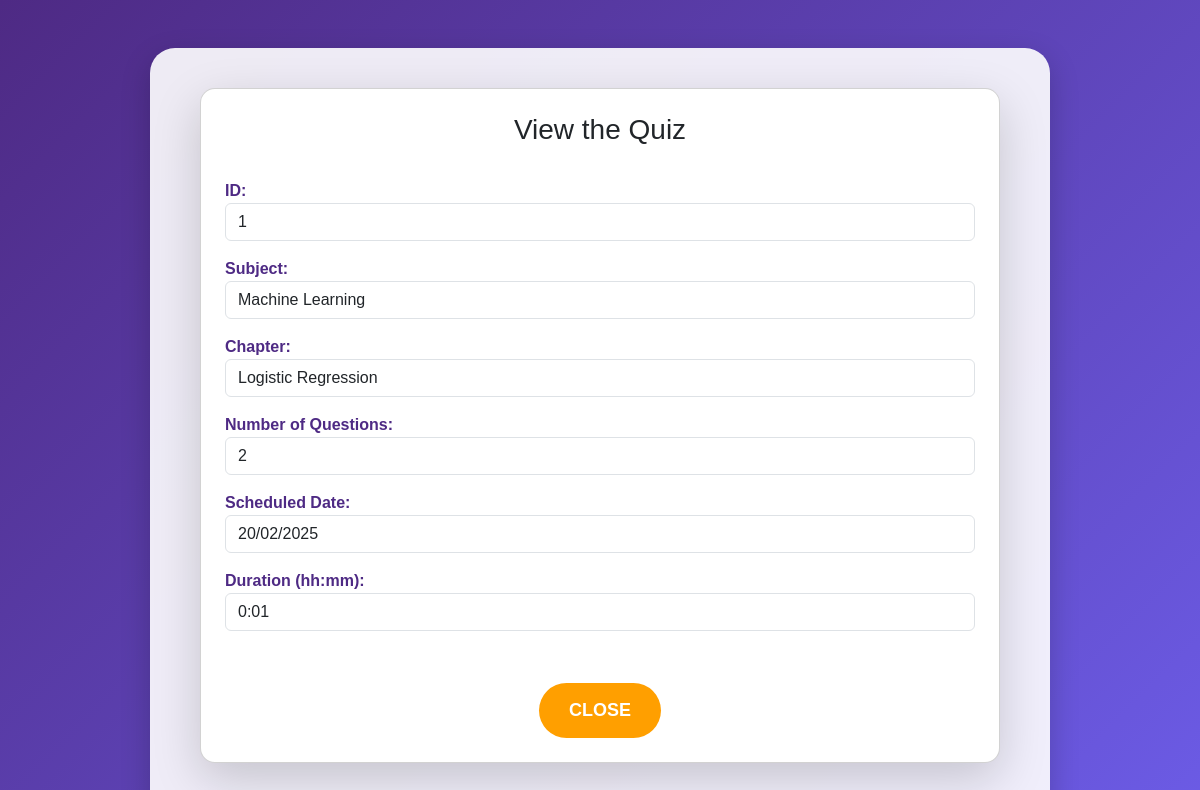
Before: /quiz_info/1 (signed in) with the older database file.
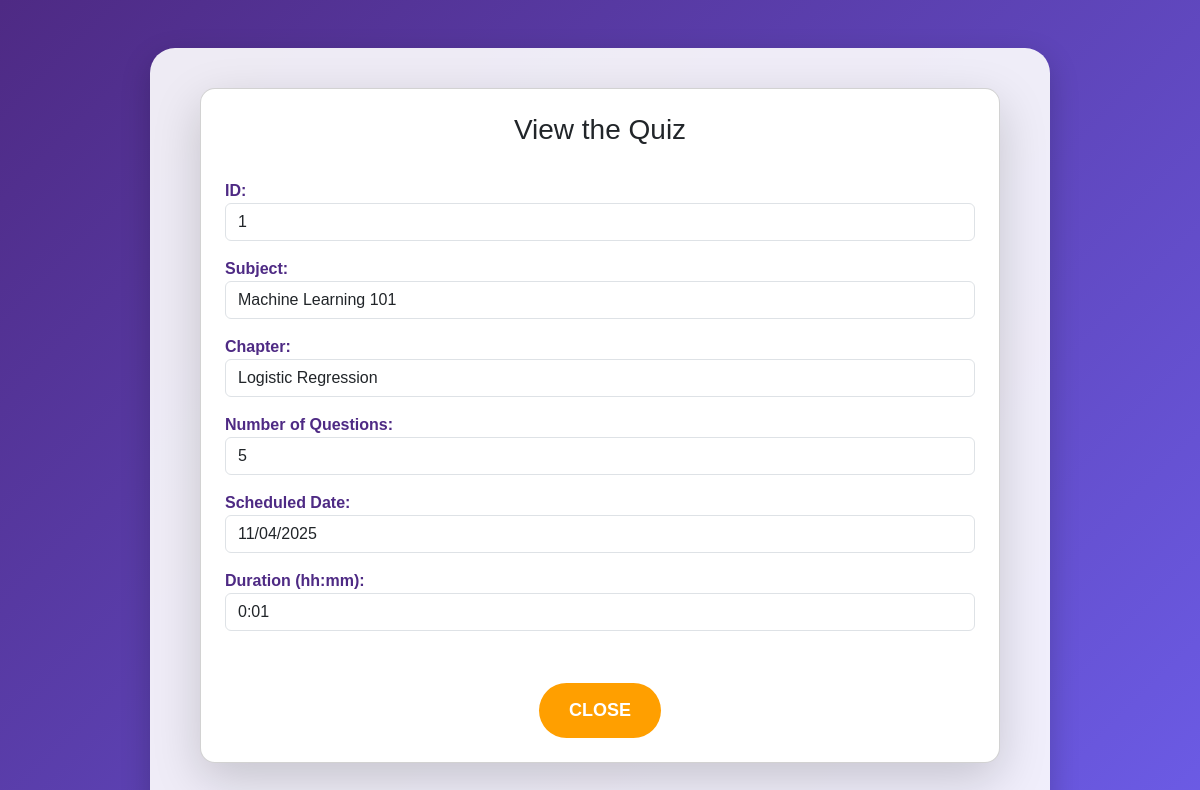
After: the same page with the newer database file.
### models/models.py (models this page shows, shortened)
class Subject(db.Model):
    id=db.Column(db.Integer, primary_key=True)
    name=db.Column(db.String(100), unique=True, nullable=False)
    description=db.Column(db.Text)
    chapters=db.relationship('Chapter', backref='subject', lazy=True)

class Quiz(db.Model):
    id=db.Column(db.Integer, primary_key=True)
    chapter_id=db.Column(db.Integer, db.ForeignKey('chapter.id'), nullable=False)
    date_of_quiz=db.Column(db.Date)
    time_duration=db.Column(db.String(10))
    remarks=db.Column(db.Text)
    questions=db.relationship('Questions', backref='quiz', lazy=True)
    scores=db.relationship('Scores', backref='quiz', lazy=True)
    def get_subject_name(self):
        return self.chapter.subject.name
    def get_chapter_name(self):
        return self.chapter.name
    def num_questions(self):
        return len(self.questions)

### app.py (the view)
@app.route('/quiz_info/<int:quiz_id>')
@login_required
def quiz_info(quiz_id):
    quiz = Quiz.query.get_or_404(quiz_id)  # Fetch quiz or return 404 if not found
    return render_template('quiz_info.html', quiz=quiz)

### app.py (called while the page is built)
@login_manager.user_loader
def load_user(user_id):
    return User.query.get(int(user_id)) or Admin.query.get(int(user_id))

### templates/quiz_info.html (shortened to what this page needs)
<!DOCTYPE html>
<html lang="en">
<head>
    <link rel="stylesheet" href="https://cdn.jsdelivr.net/npm/bootstrap@5.3.0/dist/css/bootstrap.min.css">
    <link rel="stylesheet" href="{{ url_for('static', filename='css/quiz_info.css') }}">
</head>
<body>
    <div class="container mt-5">
        <div class="card p-4 shadow-lg">
            <h3 class="text-center">View the Quiz</h3>
            <div class="quiz-details mt-4">
                <p><strong>ID:</strong> <span class="form-control">{{ quiz.id }}</span></p>
                <p><strong>Subject:</strong> <span class="form-control">{{ quiz.get_subject_name() }}</span></p>
                <p><strong>Chapter:</strong> <span class="form-control">{{ quiz.get_chapter_name() }}</span></p>
                <p><strong>Number of Questions:</strong> <span class="form-control">{{ quiz.num_questions() }}</span></p>
                <p><strong>Scheduled Date:</strong> <span class="form-control">{{ quiz.date_of_quiz.strftime('%d/%m/%Y') }}</span></p>
                <p><strong>Duration (hh:mm):</strong> <span class="form-control">{{ quiz.time_duration }}</span></p>
            </div>
            <div class="text-center mt-3">
                <a href="{{ url_for('user_dashboard') }}" class="btn btn-primary">Close</a>
            </div>
        </div>
    </div>
</body>
</html>

Changed rows visible on the page:
changed Quiz id 1: date_of_quiz "20/02/2025" → "11/04/2025"
changed Subject: get_subject_name "Machine Learning" → "Machine Learning 101"
Other visible differences:
{{ quiz.num_questions() }}: "2" → "5"
